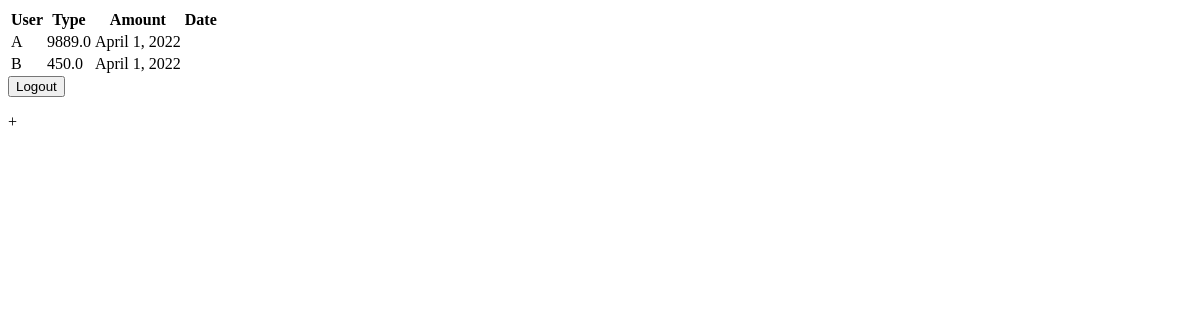
The page /all_loans/ on the database as committed earlier.
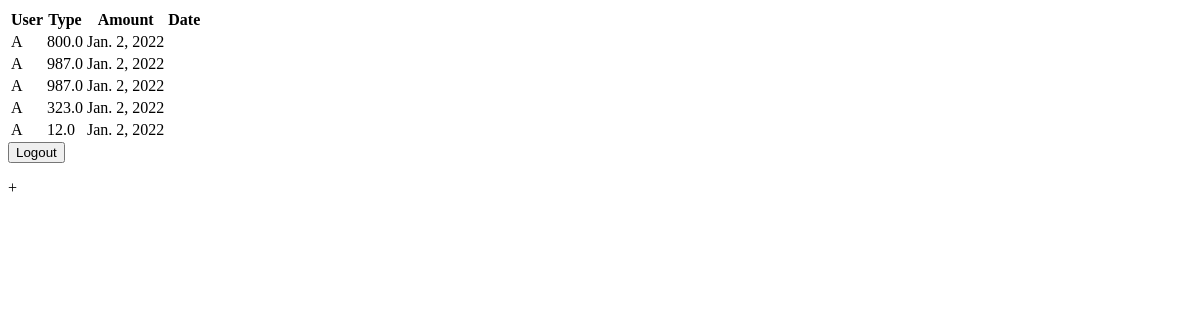
The same page on the database as committed later.
### loans/models.py (models this page shows)
class Loan1(models.Model):
    amount= models.FloatField()
    type= models.ForeignKey(Loan_Template, on_delete=models.CASCADE)
    user= models.ForeignKey(User, on_delete=models.CASCADE)
    date= models.DateField()
    taken=models.BooleanField(null=True, blank=True, default=None)

class Loan_Template(models.Model):
    type= models.CharField(max_length=1)
    interest_rate= models.FloatField()
    start= models.IntegerField()
    end= models.IntegerField()
    payments_number= models.IntegerField(null=True, blank=True, default='')
    def __str__(self):
        return self.type

### loans/views.py (the view)
# urls.py: path('all_loans/', views.all_loans, name="all_loans"),
def all_loans(request):
    all_loans=Loan1.objects.all()
    context = {
        'all_loans': all_loans
    }
    return render(request, "all_loans.html", context)

### accounts/models.py (called while the page is built)
    def __str__(self):
        return self.first_name

### templates/all_loans.html (shortened to what this page needs)
<table>
    <tr>
        <th>User</th>
        <th>Type</th>
        <th>Amount</th>
        <th>Date</th>
    </tr>
    {% for loan in all_loans  %}
    <tr>
        <td>{{ loan.type }}</td>
        <td{>{{ loan.user }}</td>
        <td>{{ loan.amount }}</td>
        <td>{{ loan.date }}</td>
    </tr>
    {% endfor %}
</table>
<form action="{% url 'accounts:logout' %}" method="post">
    <button type="submit" value="Logout">Logout</button>
</form>+

Rows that differ between the two databases and show on the page:
added Loan1: type "A", amount "800.0", date "Jan. 2, 2022"
added Loan1: type "A", amount "987.0", date "Jan. 2, 2022"
changed Loan1 (number 3 of 5 on the later page): amount "9889.0" → "987.0"; date "April 1, 2022" → "Jan. 2, 2022"
changed Loan1 (number 4 of 5 on the later page): type "B" → "A"; amount "450.0" → "323.0"; date "April 1, 2022" → "Jan. 2, 2022"
added Loan1: type "A", amount "12.0", date "Jan. 2, 2022"
